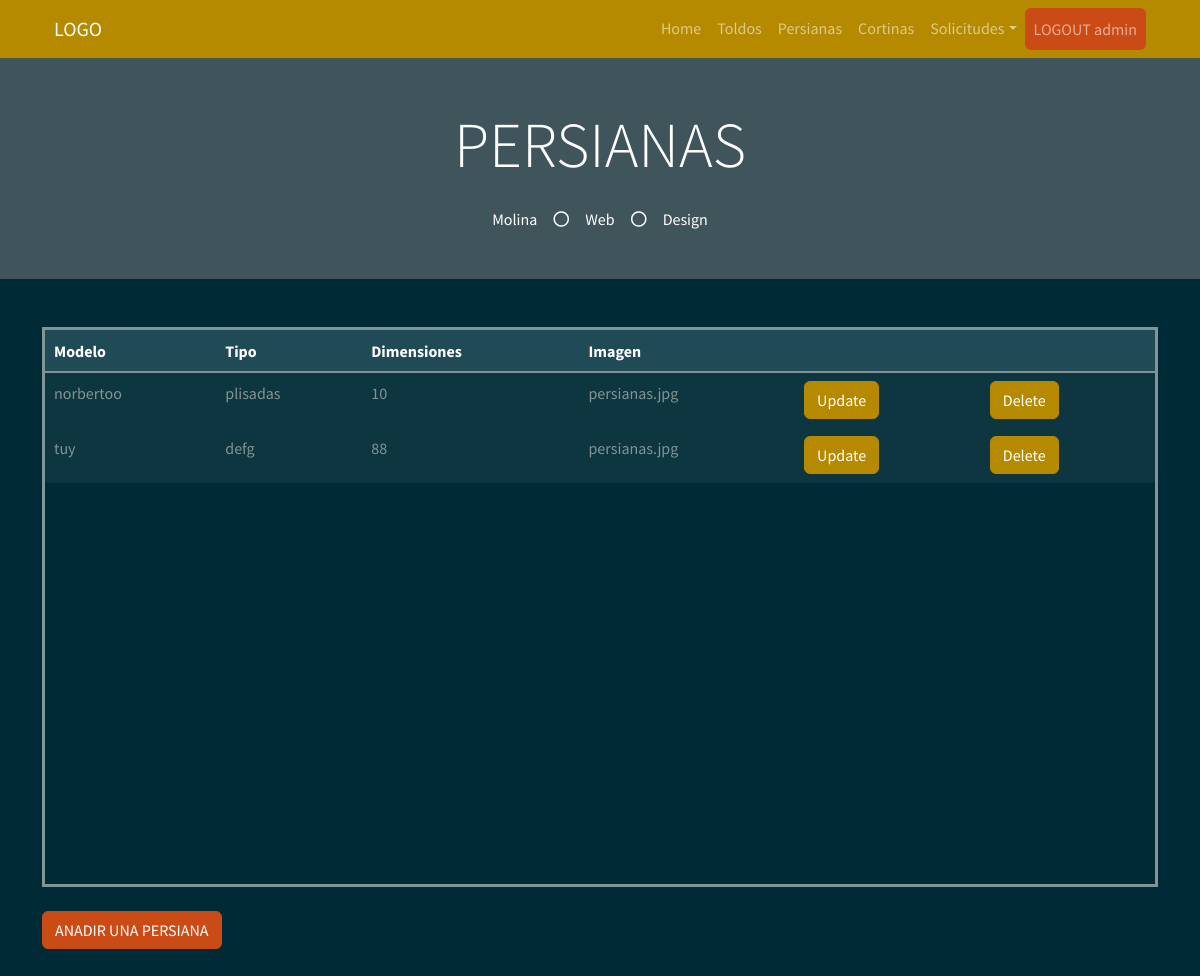
Page /persiana (signed in) on the earlier database version.
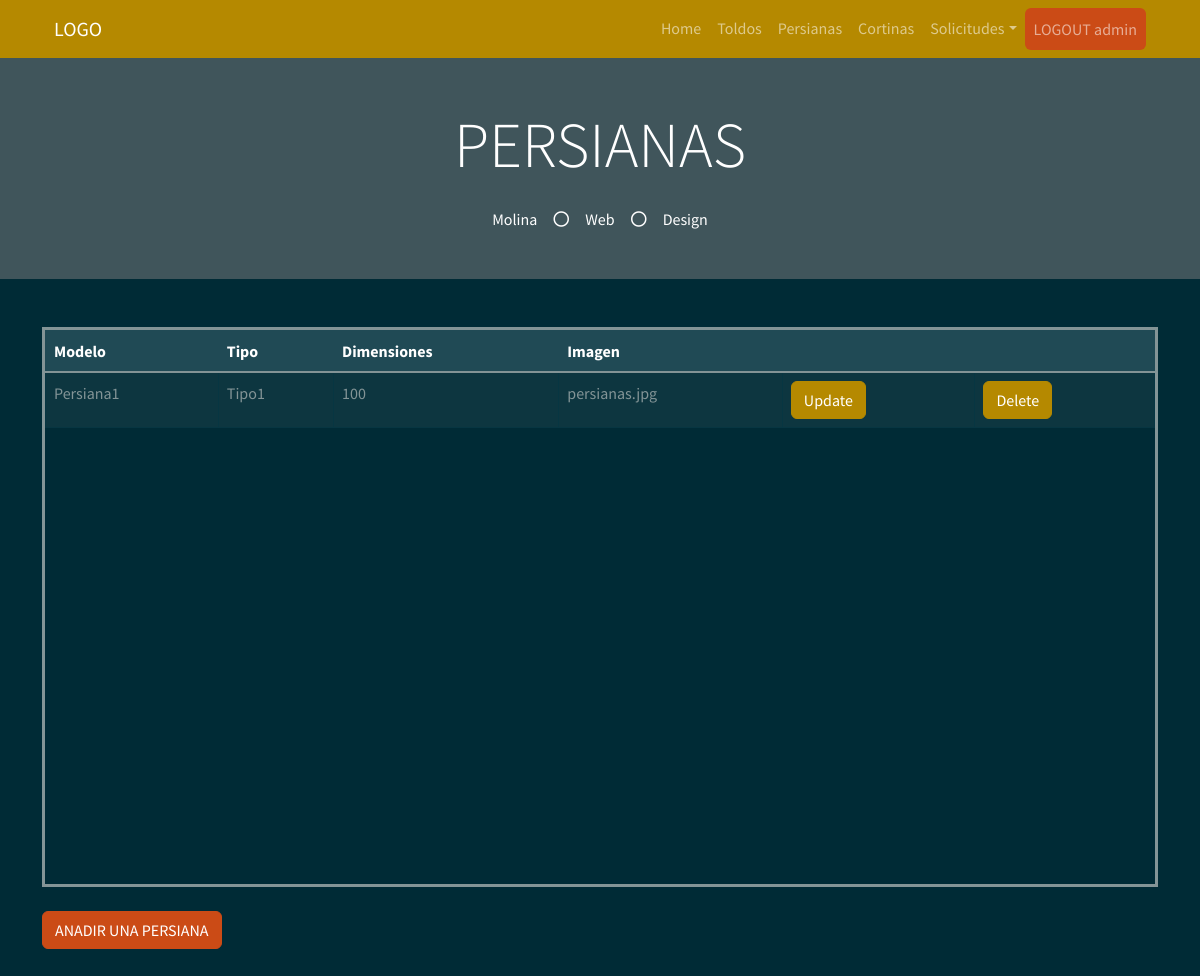
Same page on the later database version.
### myapp/models.py (models this page shows)
    class Persiana(db.Model):
        __tablename__ = "Persiana"  # Nombre de la tabla que se crea
        Persiana_id = db.Column("persiana_id", db.Integer, Sequence(
            'persiana_id_seq'),  primary_key=True)
        Modelo = db.Column(db.String(20))
        Tipo = db.Column(db.String(30))
        Dimensiones = db.Column(db.String(30))
        Imagen = db.Column(db.String(30))

### myapp/views.py (the view)
    @app.route("/persiana", methods=["GET", "POST"])
    def persiana():
        list_persiana = db_access["list_persianas"]
        persianas = list_persiana()
        usuario = session['usuario']
        usu = usuario
        return render_template("admin/persianas/persianas.html", persianas=persianas, usu=usu)

### myapp/templates/admin/persianas/persianas.html (shortened to what this page needs)
<!DOCTYPE html>
<html>
<head>
    <link href="https://cdn.jsdelivr.net/npm/bootstrap@5.1.3/dist/css/bootstrap.min.css" rel="stylesheet"
>
    <link rel="stylesheet" href="../static/style/bootstrap.min(8).css">
</head>
<body>
    {% include 'includes/navbar.html' %}
    <div class="jumbotron jumbotron-fluid bg-jumbotron" style=" background-color: rgba(128, 128, 128, 0.5);">
      <div class="container text-center py-5">
        <h3 class="text-white display-3 mb-4">PERSIANAS</h3>
        <div class="d-inline-flex align-items-center text-white">
          <p class="m-0">Molina</p>
          <i class="far fa-circle px-3"></i>
          <p class="m-0">Web</p>
          <i class="far fa-circle px-3"></i>
          <p class="m-0">Design</p>
        </div>
      </div>
    </div>
    <div class="container my-5">
        <div style=" overflow:auto;  height: 70vh; border-style: solid;">
          <table class="table table-bordered mx-auto">
            <thead class="table-dark">
              <tr class="table-active">
                <th>Modelo</th>
                <th>Tipo</th>
                <th>Dimensiones</th>
                <th>Imagen</th>
                <th></th>
                <th></th>
              </tr>
            </thead>
            <tbody>
              {% for persiana in persianas %}
              <tr>
                <td> {{ persiana.Modelo }} </td>
                <td> {{ persiana.Tipo }} </td>
                <td> {{ persiana.Dimensiones }} </td>
                <td> {{ persiana.Imagen }} </td>
                <td> <a class="btn btn-primary" href="/update_persiana/{{persiana.Persiana_id}}">Update</a></td>
                <td> <a class="btn btn-primary" href="/delete_persiana/{{persiana.Persiana_id}}">Delete</a></td>
              </tr>
              {% endfor %}
            </tbody>
          </table>
        </div>
        <br>
        <a href="/create_persiana" class="btn btn-warning">ANADIR UNA PERSIANA</a>
    </div>
</body>
</html>

Differences in the rows shown:
removed Persiana: Modelo "norbertoo", Tipo "plisadas", Dimensiones "10", Imagen "persianas.jpg"
removed Persiana: Modelo "tuy", Tipo "defg", Dimensiones "88", Imagen "persianas.jpg"
added Persiana: Modelo "Persiana1", Tipo "Tipo1", Dimensiones "100", Imagen "persianas.jpg"
